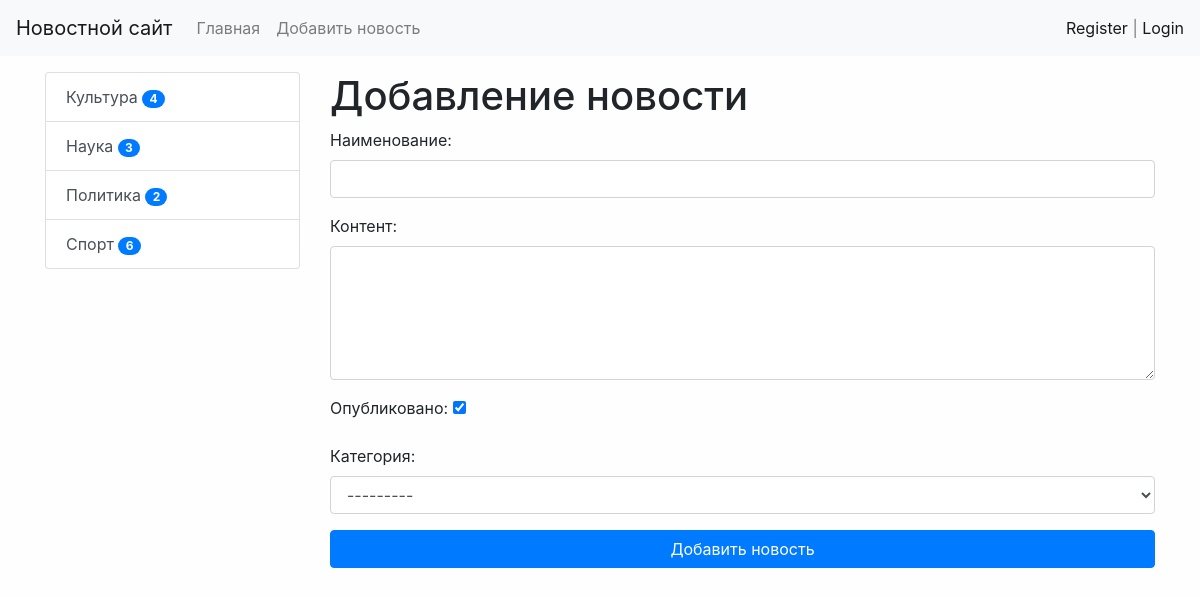
The page /news/add_news/ (signed in) on the database its author committed.
### news/models.py (models this page shows)
class Category(models.Model):
    title = models.CharField(max_length=150, db_index=True)
    def get_absolute_url(self):
        return reverse('category', kwargs={'category_id': self.pk})
    def __str__(self):
        return self.title
    class Meta:
        verbose_name = 'Категория'
        verbose_name_plural = 'Категории'
        ordering = ['title']

### news/views.py (the view)
# urls.py: path('news/add_news/', CreateNews.as_view(), name='add_news'),
class CreateNews(LoginRequiredMixin, CreateView):
    form_class = NewsForm
    template_name = 'news/add_news.html'
    raise_exception = True

### news/forms.py (shortened to what this page needs)
class NewsForm(forms.ModelForm):
    class Meta:
        model = News
        fields = ['title', 'content', 'is_published', 'category']
        widgets = {
            'title': forms.TextInput(attrs={"class": "form-control"}),
            'content': forms.Textarea(attrs={"class": "form-control", 'rows': 5}),
            'category': forms.Select(attrs={"class": "form-control", 'rows': 5})
        }

### news/templatetags/news_tags.py (called while the page is built)
@register.simple_tag(name='get_list_categories')
def get_categories():
    return Category.objects.all()

@register.inclusion_tag('news/list_categories.html')
def show_categories():
    categories = Category.objects.annotate(cnt=Count('news',filter=F('news__is_published'))).filter(cnt__gt=0)
    return {'categories': categories}

### news/templates/news/add_news.html (shortened to what this page needs)
{% extends 'base.html' %}
{% block sitebar %}
{% include 'inc/_sidebar.html' %}
{% endblock %}
{% block content %}
<h1>Добавление новости</h1>
<form action="{% url 'add_news' %}" method="post">
    {{ form.as_p}}
    <button type="submit" class="btn btn-primary btn-block">Добавить новость</button>
</form>
{% endblock %}

### news/templates/news/list_categories.html
<div class="list-group">
  {% for item in categories %}
  <a href=" {{ item.get_absolute_url }}" class="list-group-item list-group-item-action">{{ item.title }}  <span class="badge badge-primary badge-pill">{{ item.cnt }}</span></a>
  {% endfor %}
</div>

### mysite/static/css/style.css (style rules this page uses)
body { background-color: #fefefe; }

### rows shown on the page
Category: title "Культура", cnt "4"
Category: title "Наука", cnt "3"
Category: title "Политика", cnt "2"
Category: title "Спорт", cnt "6"
